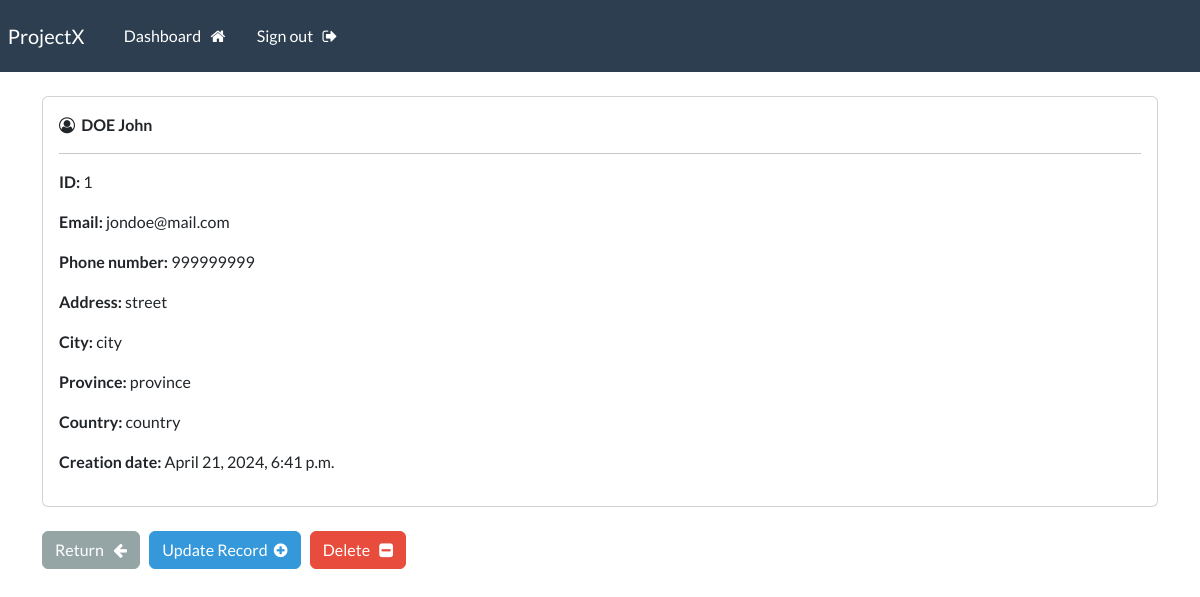
The app's page /record/1 (signed in), older data.
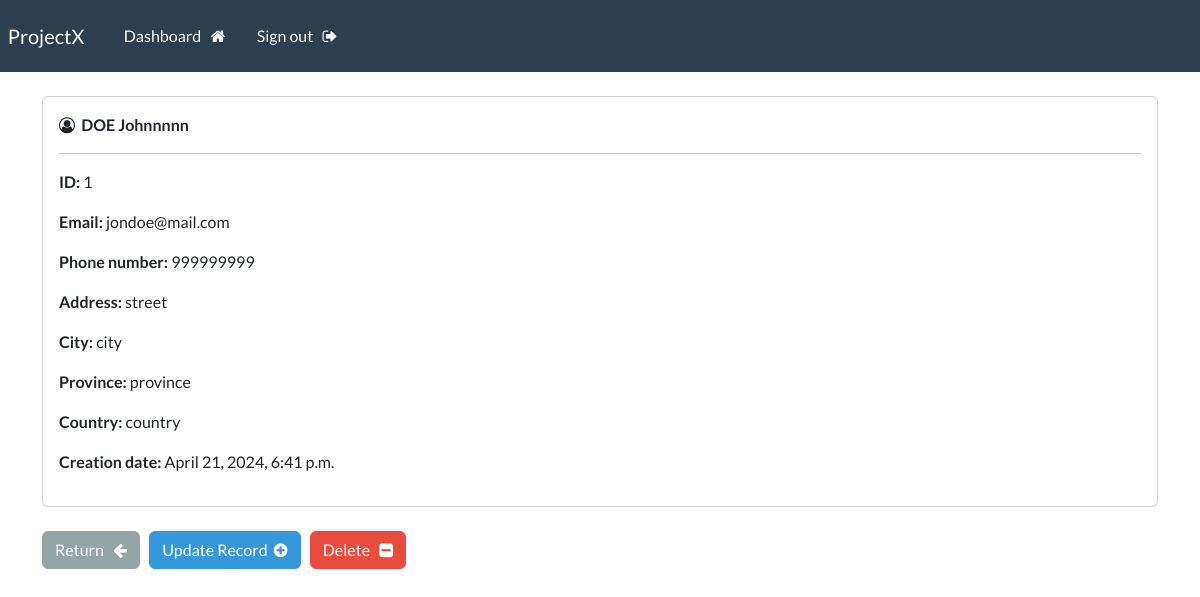
The same page, newer data.
### webapp/models.py (models this page shows, shortened)
class Record(models.Model):
    creation_date = models.DateTimeField(auto_now_add=True)
    first_name = models.CharField(max_length=100)
    last_name = models.CharField(max_length=100)
    email = models.CharField(max_length=255)
    phone = models.CharField(max_length=20)
    address = models.CharField(max_length=300)
    city = models.CharField(max_length=255)
    province = models.CharField(max_length=200)
    country = models.CharField(max_length=125)

### webapp/views.py (the view)
# urls.py: path('record/<int:pk>', views.singular_record,name="record"),
@login_required(login_url='my-login')
def singular_record(request,pk):
    all_records = Record.objects.get(id=pk)
    context = {'record':all_records}
    return render(request,'webapp/view-record.html',context=context)

### webapp/templates/webapp/view-record.html (shortened to what this page needs)
{% extends 'webapp/base.html' %}
{% load crispy_forms_tags %}
{% block content %}
        <body>
        <div class="card" >
          <div class="card-body">
              <i class="fa fa-user-circle-o" aria-hidden="true"></i>&nbsp;
              <strong>
            {{record.last_name|upper}}
            {{record.first_name}}
          </strong>
            <hr>
              <p> <strong> ID: </strong> {{record.id}} </p>
              <p> <strong> Email: </strong> {{record.email}} </p>
              <p> <strong> Phone number: </strong> {{record.phone}} </p>
              <p> <strong> Address: </strong> {{record.address}} </p>
              <p> <strong> City: </strong> {{record.city}} </p>
              <p> <strong> Province: </strong> {{record.province}} </p>
              <p> <strong> Country: </strong> {{record.country}} </p>
              <p> <strong> Creation date: </strong> {{record.creation_date}} </p>
          </div>
        </div>
        <br>
        <a href="{% url 'dashboard' %}" class="btn btn-secondary">Return &nbsp; <i class="fa fa-arrow-left" aria-hidden="true"></i></a>
        <a href="{% url 'update-record' record.id %}" class="btn btn-info">Update Record &nbsp;<i
                class="fa fa-plus-circle" aria-hidden="true"></i></a>
        <a href="{% url 'delete-record' record.id %}" class="btn btn-danger">Delete &nbsp; <i
                class="fa fa-minus-square" aria-hidden="true"></i> </a>
    </body>
{% endblock %}

Row changes from the older to the newer data that the page shows:
changed Record "DOE": first_name "John" → "Johnnnnn"
